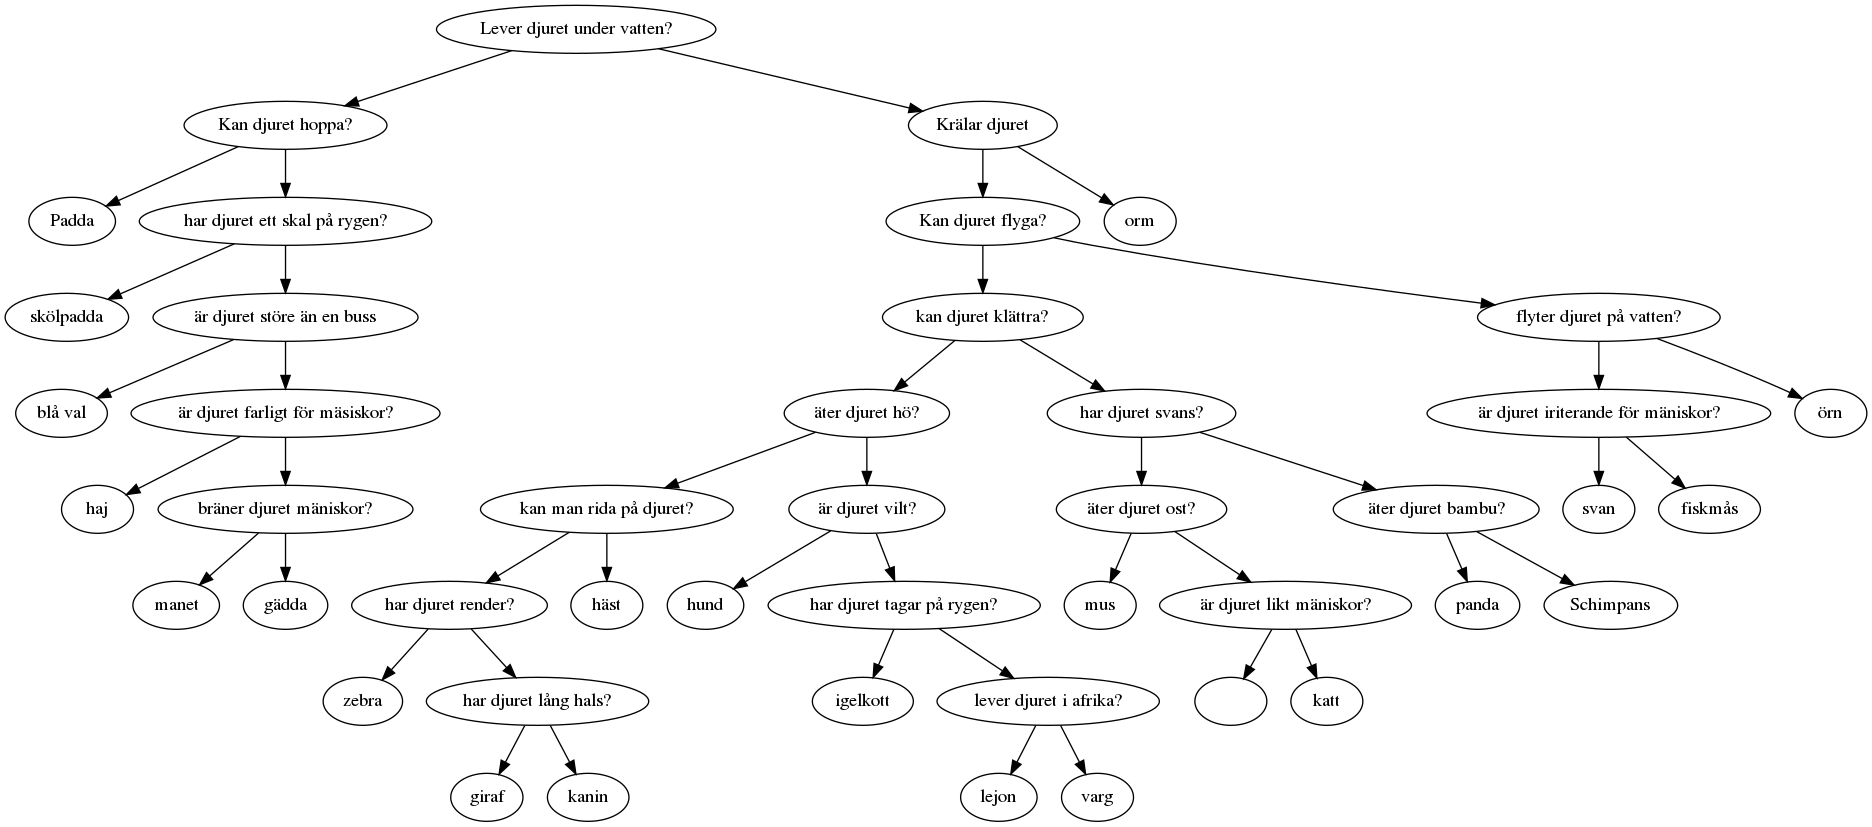

Write Python code to recreate this figure.
# coding: utf-8
import json
import pathlib


DBPATH = 'djur.json'


def djur(db, _input=None, _print=None, _save_db=None):
    prn = _print or print
    _inp = _input or input
    save_db = _save_db or save

    def inp():
        print(">>> ", end='')
        ans = _inp().lower()
        return ans[0] if len(ans) > 0 else ' '

    def full_inp():
        print(">>> ", end='')
        return _inp()

    prn("Välkommen till GISSA DJUR!")
    prn("--------------------------")
    while True:
        antal = count(db)
        prn(f"Jag känner till {antal} djur.")
        prn("(S)pela eller (A)vsluta? Tryck S eller A och sedan Enter.")
        ans = inp()
        if ans == 'a':
            prn("Tack för att du spelade!")
            return
        elif ans == 's':
            prn("Tänk på ett djur, så ska jag gissa vilket du tänker på!")
            prn("När du tänkt klart, skriv (K)lart.")
            while inp() != 'k':
                prn("Va? Skriv k när du är klar!")
            prn("OK då kör vi...")
            pos = db
            # Questions are 4 length tuples!
            while len(pos) == 4:
                question = format_question(pos[0])
                prn(f"{question} Svara med (J)a eller (N)ej.")
                go_left = confirm(full_inp, prn)
                go_left = go_left if pos[1] else not go_left
                if go_left:
                    pos = pos[2]
                else:
                    pos = pos[3]
            djur = format_animal(pos[0])
            prn(f"Jag gissar att du tänkte på {djur}!")
            prn("Hade jag rätt? (J)a eller (N)ej?")
            if confirm(full_inp, prn):
                prn("Vad kul! :D :D :D")
            else:
                prn("OK, men vilket djur tänkte du på då?")
                new_djur = format_animal(full_inp())
                prn(f"Kom på en fråga som innehåller ordet 'djuret',")
                prn(f"som skiljer {new_djur} och {djur} åt.")
                prn("T.ex. 'Kan djuret simma?'")
                while True:
                    new_question = format_question(full_inp())
                    if 'djuret' not in new_question:
                        prn("Snälla ta med ordet 'djuret' i frågan!")
                        prn("Försök igen:")
                    else:
                        break
                readable_question = new_question.replace("djuret", new_djur)
                prn(f"OK, och för {new_djur} är svaret på frågan '{readable_question}' (J)a eller (N)ej?")
                ans = confirm(full_inp, prn)
                while True:
                    prn("Denna fråga lär jag mig då:")
                    prn(f"  {readable_question}")
                    prn(f"  Rätt svar: {swedish_bool(ans)}")
                    prn("Ser det rätt ut?")
                    yes = confirm(full_inp, prn)
                    if yes:
                        break
                    else:
                        prn("Hmm, tvärtom alltså?")
                        ans = not ans

                prn(f"Tack för att du lärt mig något om djuret {new_djur}!")
                pos[:] = [new_question, ans, [new_djur], [djur]]

                save_db(db)
        else:
            prn(f"Jag förstår inte '{ans}'!")


def confirm(_input=input, _print=print):
    while True:
        ans = _input().lower()
        if len(ans) > 0 and ans[0] in 'jn':
            return ans[0] == 'j'
        else:
            _print("Jag förstår bara svenska; (J)a eller (N)ej?")


def find_leaves(db):
    if len(db) == 1:
        yield db[0]
    else:
        for leaf in find_leaves(db[2]):
            yield leaf
        for leaf in find_leaves(db[3]):
            yield leaf


def find_nodes(db):
    if len(db) == 4:
        yield db[0]
        for node in find_nodes(db[2]):
            yield node
        for node in find_nodes(db[3]):
            yield node


def format_animal(a):
    return a.lower().strip()


def format_question(q):
    words = q.split()
    q = words[0].title() + ' ' + ' '.join(words[1:])
    if not q.endswith('?'):
        q = q + '?'
    return q


def count(db):
    return len(list(find_leaves(db)))


def swedish_bool(b):
    return 'ja' if b else 'nej'


def save(db):
    try:
        pathlib.Path(DBPATH).write_text(json.dumps(db, indent=2))
    except:
        print(f"Kunde inte spara filen {DBPATH} :(")


def dfs(db, cb):
    cb(db)
    if len(db) == 4:
        dfs(db[2], cb)
        dfs(db[3], cb)


def dotgraph(db):
    """Return a DOT compatible string representation of db"""
    labels = []
    dfs(db, lambda node: labels.append(node[0]))
    lbls = [f'n{num} [label="{s}"];\n' for (num, s) in enumerate(labels)]
    print(labels)
    edges = []
    def visit_node(node):
        if len(node) == 4:
            parent_ix = labels.index(node[0])
            lchild_ix = labels.index(node[2][0])
            rchild_ix = labels.index(node[3][0])
            edges.append((parent_ix, lchild_ix))
            edges.append((parent_ix, rchild_ix))
    dfs(db, visit_node)
    edges = [f'n{parent} -> n{child};\n' for (parent, child) in edges]
    print(edges)
    return "digraph djur {\n" + ''.join(lbls) + ''.join(edges) + "}"


if __name__ == '__main__':
    print("\n" * 100)
    try:
        db = json.loads(pathlib.Path(DBPATH).read_text())
    except:
        db = [
            'Kan djuret simma', True,
            ['gädda'],
            ['Krälar djuret', False, ['örn'], ['orm']]
        ]
    print(dotgraph(db))
    djur(db)
